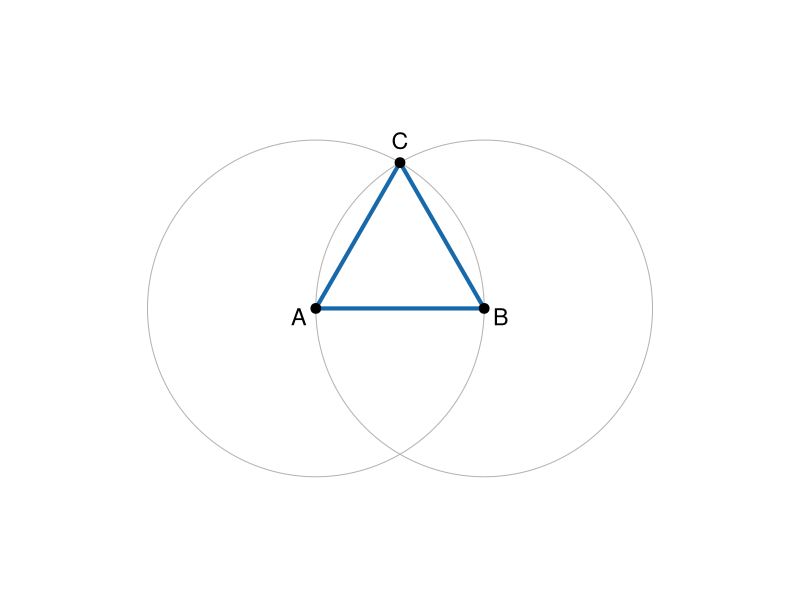
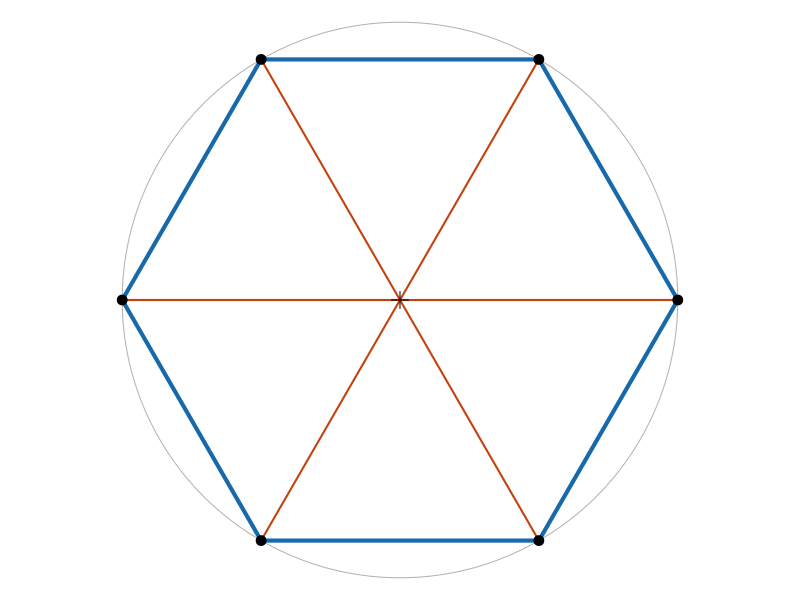

These charts were generated, in order, by the following R code:
## ---- chunk 1
knitr::opts_chunk$set(echo = FALSE, fig.align = "center", dev = "png",
                      fig.width = 5, fig.height = 5, dpi = 150)
blue   <- "#1769aa"
orange <- "#c2410c"
## ---- chunk 2
par(mar=c(0,0,0,0), pty="s")
A <- c(0,0); B <- c(1,0); r <- 1
t <- seq(0,2*pi,length.out=300)
plot(NA, xlim=c(-1.15,2.15), ylim=c(-1.25,1.35), asp=1, axes=FALSE, xlab="", ylab="")
lines(A[1]+r*cos(t), A[2]+r*sin(t), col="grey70")
lines(B[1]+r*cos(t), B[2]+r*sin(t), col="grey70")
C <- c(0.5, sqrt(3)/2)
polygon(c(A[1],B[1],C[1]), c(A[2],B[2],C[2]), border=blue, lwd=4)
points(rbind(A,B,C), pch=19, cex=1.3)
text(A[1]-0.1,A[2]-0.05,"A", cex=1.4)
text(B[1]+0.1,B[2]-0.05,"B", cex=1.4)
text(C[1],C[2]+0.13,"C", cex=1.4)
## ---- chunk 3

## ---- chunk 4
par(mar=c(0,0,0,0), pty="s")
t <- seq(0,2*pi,length.out=300)
plot(cos(t), sin(t), type="l", col="grey70", asp=1, axes=FALSE, xlab="", ylab="")
ang <- seq(0, 2*pi, length.out=7)
x <- cos(ang); y <- sin(ang)
polygon(x, y, border=blue, lwd=4)
segments(0,0, x[-7], y[-7], col=orange, lwd=2)
points(x[-7], y[-7], pch=19, cex=1.3)
points(0,0, pch=3, cex=1.6)
